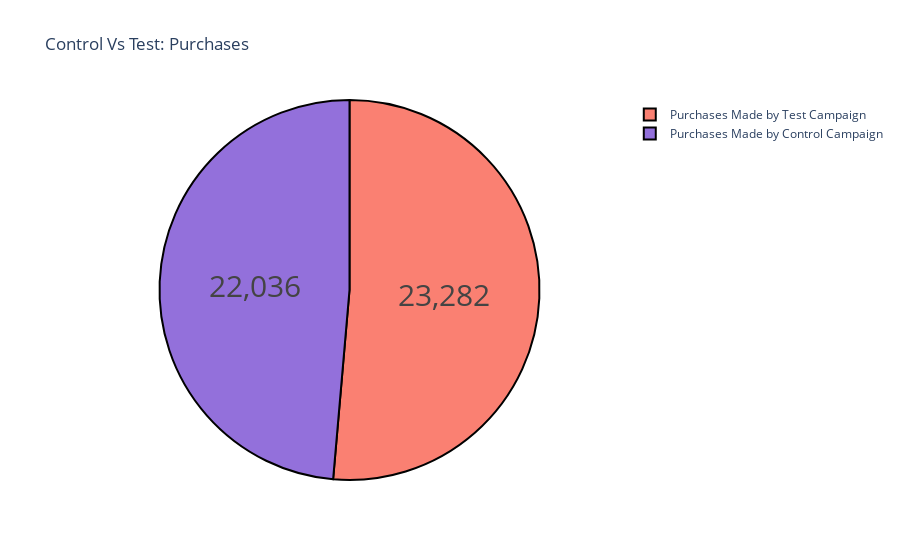

Write notebook code for a chart like this one.
### Markdown cell above
## Total Purchases

Let's have a look to the purchases made by both campaigns

### Code cell
label = ["Purchases Made by Control Campaign", 
         "Purchases Made by Test Campaign"]
counts = [sum(control_data["Purchase"]), 
          sum(test_data["Purchase"])]
colors = ['mediumpurple', 'salmon']
fig = go.Figure(data=[go.Pie(labels=label, values=counts)])
fig.update_layout(title_text='Control Vs Test: Purchases')
fig.update_traces(hoverinfo='label+percent', textinfo='value', 
                  textfont_size=30,
                  marker=dict(colors=colors, 
                              line=dict(color='black', width=2)))
fig.show()

### Figure 1 — Plotly figure (JSON) as saved in the notebook; plotly's stock layout.template omitted (floating-point values rounded to 4 significant figures)
{"data": [{"hoverinfo": "label+percent", "labels": ["Purchases Made by Control Campaign", "Purchases Made by Test Campaign"], "marker": {"colors": ["mediumpurple", "salmon"], "line": {"color": "black", "width": 2}}, "textfont": {"size": 30}, "textinfo": "value", "type": "pie", "values": [22036, 23282]}], "layout": {"title": {"text": "Control Vs Test: Purchases"}}}
